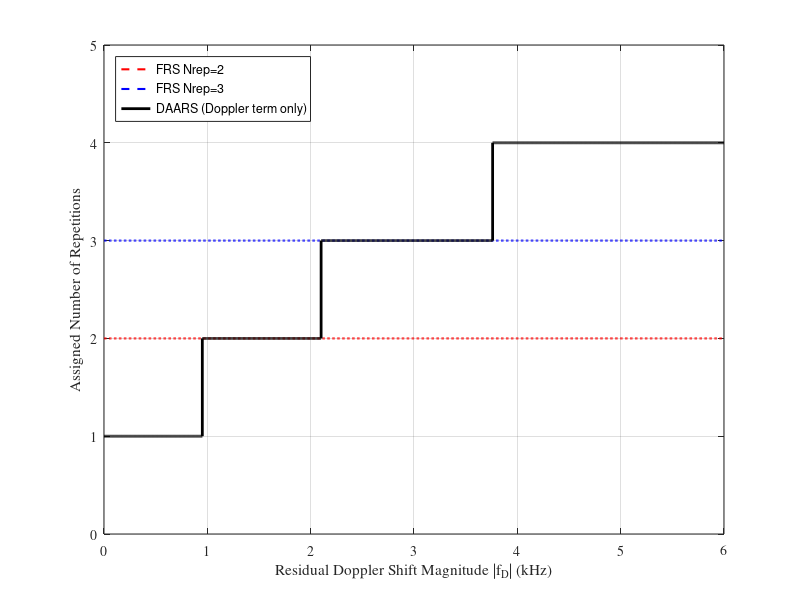

Reproduce this figure in MATLAB.
% plot_DAARS_reps_vs_Doppler.m
% Number of repetitions assigned by DAARS vs. RESIDUAL Doppler shift
% magnitude (after per-beam pre-compensation), compared to the fixed FRS
% baselines. This reflects only the Doppler-dependent term of Eq. 17
% (Nrep = 1 + DNdoppler + DNpriority + DNwindow); priority and
% visibility-window boosts are separate additive terms not shown here.

clc; clear; close all

% Doppler-dependent repetition tiers - must match simulate_DAARS_run.m's
% cat_bounds_kHz and DAARS_params (Table II: DNrep_1=1, DNrep_2=2, DNrep_3=3).
cat_bounds_kHz = [0.95, 2.10, 3.76];
DNrep_1 = 1; % Moderately Degraded boost
DNrep_2 = 2; % Severely Degraded boost
DNrep_3 = 3; % Critically Degraded boost

fd_max_kHz = 6; % same range as plot_Doppler_PER_mapping.m
fd_vals = linspace(0, fd_max_kHz, 2000); % Residual Doppler, kHz

DAARS_reps_curve = ones(size(fd_vals)); % base Nrep = 1 (Doppler-Clean)
DAARS_reps_curve(fd_vals >= cat_bounds_kHz(1)) = 1 + DNrep_1;
DAARS_reps_curve(fd_vals >= cat_bounds_kHz(2)) = 1 + DNrep_2;
DAARS_reps_curve(fd_vals >= cat_bounds_kHz(3)) = 1 + DNrep_3;

FRS2_reps = 2*ones(size(fd_vals));
FRS3_reps = 3*ones(size(fd_vals)); % was 4 - didn't match its own "Nrep=3" label

figure;
plot(fd_vals, FRS2_reps, 'r--', 'LineWidth',1.5); hold on;
plot(fd_vals, FRS3_reps, 'b--', 'LineWidth',1.5);
stairs(fd_vals, DAARS_reps_curve, 'k-', 'LineWidth',2); % step, not smoothed -
                                                          % the tiering is
                                                          % genuinely discrete
xlabel('Residual Doppler Shift Magnitude |f_D| (kHz)');
ylabel('Assigned Number of Repetitions');
legend('FRS Nrep=2','FRS Nrep=3','DAARS (Doppler term only)','Location','NorthWest');
grid on;
ylim([0 5]); % Nrep_max = 5 (Table II)

% Set figure size and font
xini = 2; yini = 2; xsize = 15; ysize = 9; % Example size in centimeters
set(gcf,'units','centimeters','position',[xini,yini,xsize,ysize]);
set(gca,'FontSize',10,'FontName','Times');

% Save as .eps (Encapsulated PostScript)
print('DAARS_vs_FRS_Reps_vs_Doppler1','-depsc2');
